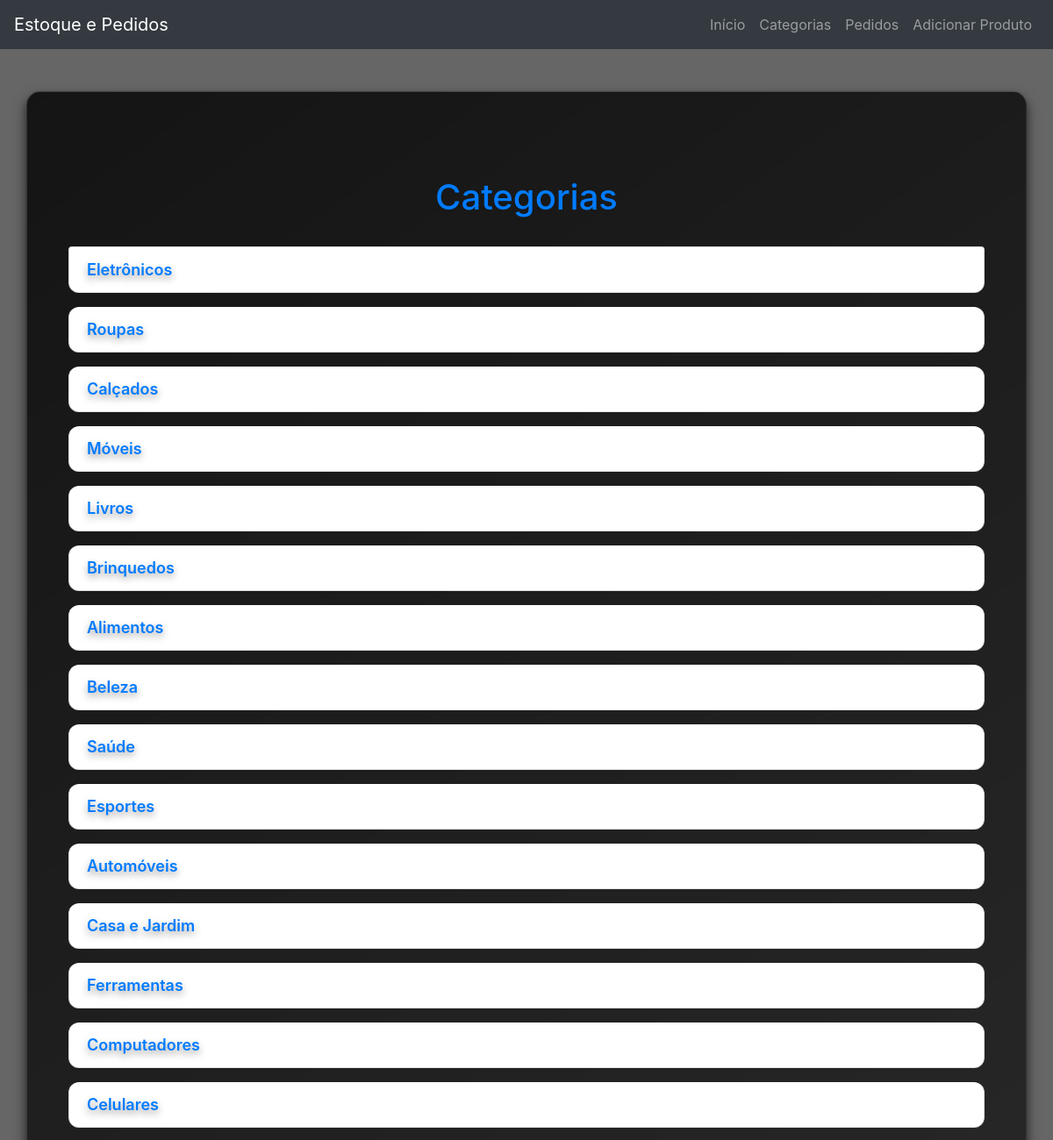
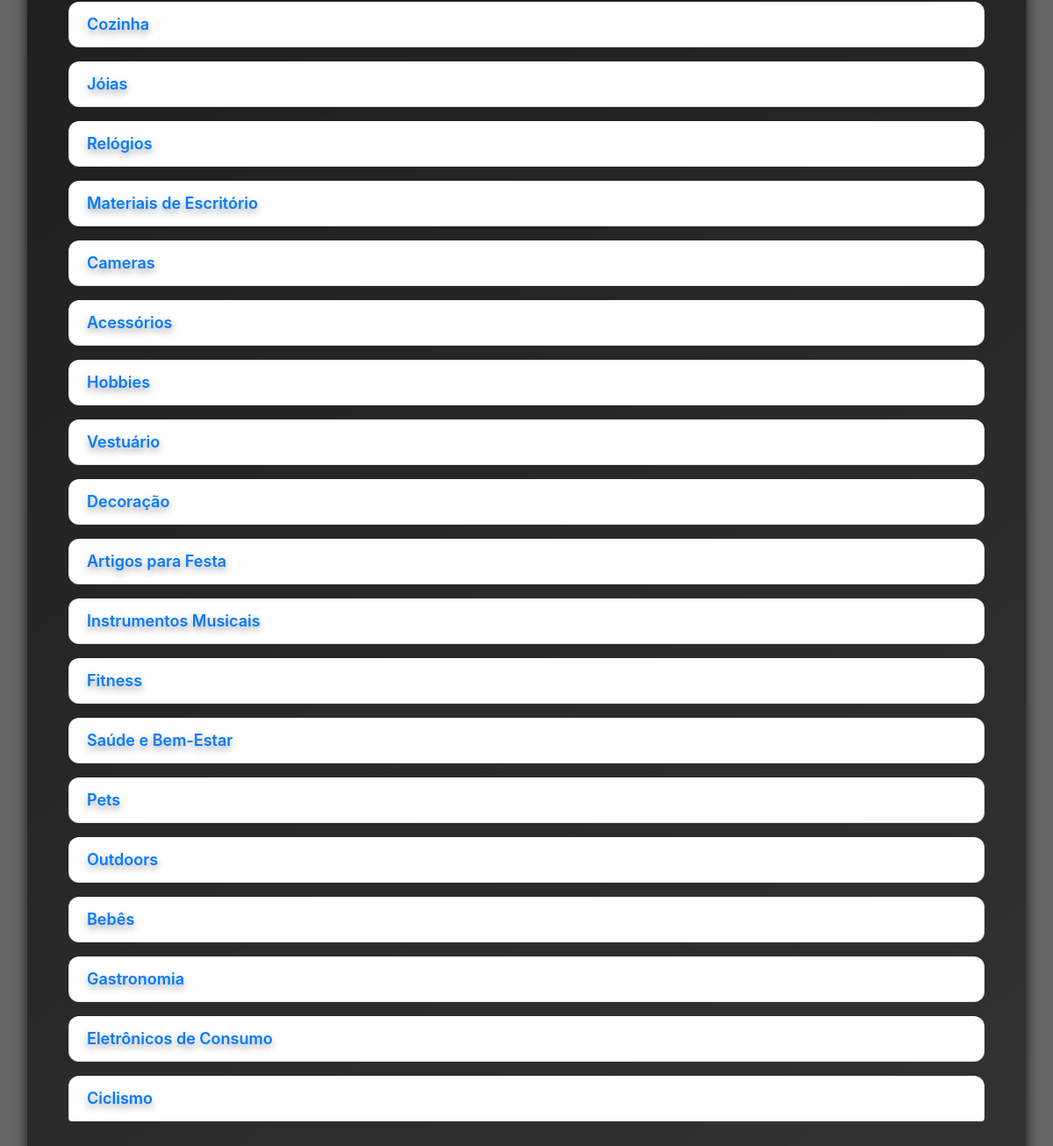
The page /categories on the database its author committed (2 pictures, top to bottom).
### app/models.py (models this page shows)
class Category(db.Model):
    __tablename__ = 'categories'
    id = db.Column(db.Integer, primary_key=True)
    name = db.Column(db.String(100), nullable=False)
    products = db.relationship('Product', backref='category', lazy=True)

### app/routes.py (the view)
@app.route('/categories')
def categories():
    try:
        categories = Category.query.all()
        return render_template('categorias.html', categories=categories)
    except Exception as e:
        return f"Erro ao carregar categorias: {e}", 500

### app/templates/categorias.html (shortened to what this page needs)
{% extends 'base.html' %}
{% block content %}
    <div class="container-categories">
        <h1 class="page-title">Categorias</h1>
        <ul class="list-group">
            {% for category in categories %}
            <li class="list-group-item">
                <a href="{{ url_for('category', category_id=category.id) }}">{{ category.name }}</a>
            </li>
            {% endfor %}
        </ul>
    </div>
{% endblock %}

### app/static/styles.css (style rules this page uses)
body { background: url('https://admin.ecommercebrasil.com.br/wp-content/uploads/2023/04/20-estoque-fulfillment.jpg.webp') no-repeat center center fixed; background-size: cover; color: #f8f9fa; margin: 0; padding: 0; font-family: 'Roboto', sans-serif; }
body::before { content: ""; position: fixed; top: 0; left: 0; width: 100%; height: 100%; background: rgba(0, 0, 0, 0.6); z-index: -1; }
.page-title { font-size: 2.5rem; margin: 2rem 0; text-align: center; color: #007bff; text-shadow: 0 4px 6px rgba(0, 0, 0, 0.1); }
.container-categories { max-width: 1200px; margin: 0 auto; padding: 2rem; }
.page-title { font-size: 2.5rem; margin-bottom: 2rem; text-align: center; color: #007bff; text-shadow: 0 4px 6px rgba(0, 0, 0, 0.1); }
.list-group-item { background: #ffffff; border: 1px solid #e9ecef; border-radius: 12px; margin-bottom: 1rem; transition: background-color 0.3s ease, box-shadow 0.3s ease; padding: 1rem; }
.list-group-item a { color: #007bff; text-decoration: none; font-size: 1.125rem; font-weight: 600; }
.list-group { padding: 0; }

### rows shown on the page
Category: name "Eletrônicos"
Category: name "Roupas"
Category: name "Calçados"
Category: name "Móveis"
Category: name "Livros"
Category: name "Brinquedos"
Category: name "Alimentos"
Category: name "Beleza"
Category: name "Saúde"
Category: name "Esportes"
Category: name "Automóveis"
Category: name "Casa e Jardim"
Category: name "Ferramentas"
Category: name "Computadores"
Category: name "Celulares"
Category: name "Cozinha"
Category: name "Jóias"
Category: name "Relógios"
Category: name "Materiais de Escritório"
Category: name "Cameras"
Category: name "Acessórios"
Category: name "Hobbies"
Category: name "Vestuário"
Category: name "Decoração"
Category: name "Artigos para Festa"
Category: name "Instrumentos Musicais"
Category: name "Fitness"
Category: name "Saúde e Bem-Estar"
Category: name "Pets"
Category: name "Outdoors"
Category: name "Bebês"
Category: name "Gastronomia"
Category: name "Eletrônicos de Consumo"
Category: name "Ciclismo"
